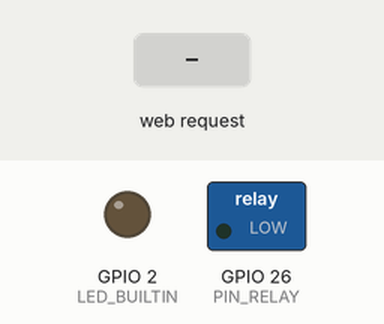
The sketch below on a simulated ESP32. Shown: switched loads named in the sketch (green lamp = pin HIGH), output pins drawn as LEDs (lit = HIGH). The test bench sets the inputs (shaded band). WiFi joins after 1.5 s; servers stay silent unless stated; what the sketch prints to the serial monitor is not drawn.

Above: at 2.7 s.
2.8 s: HTTP request GET /on received
At 3.1 s:
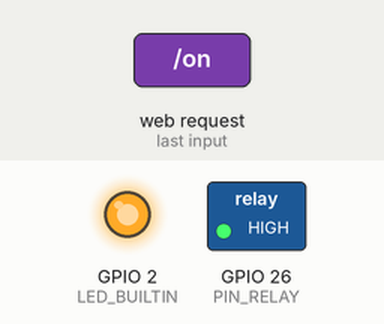
4.3 s: HTTP request GET /off received
At 5.4 s:
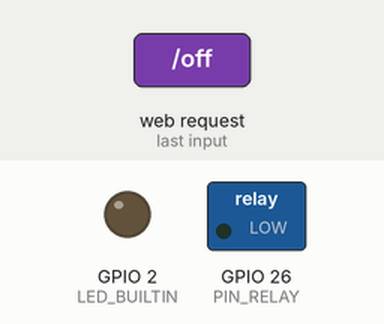
Timing chart, 0 to 7.3 s (numbered marks = the images above; inputs shaded):
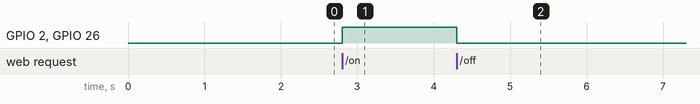

The sketch:

Servidor_Web_Cambia_Botones.ino
```cpp
#include <WiFi.h>

WiFiServer server(80);

const char* ssid = "ACNET2";
const char* password = "";

String header;  // Variable para guardar el HTTP request
const int PIN_RELAY = 26 ;   // 2

//------------------------CODIGO HTML------------------------------
String pagina = "<!DOCTYPE html>"
                "<html>"
                "<head>"
                "<meta charset='utf-8' />"
                "<title>Servidor Web ESP32</title>"
                "</head>"
                "<body>"
                "<center>"
                "<h1>Servidor Web ESP32</h1>"
                "<p><a href='/on'><button style='height:50px;width:150px;color:green'>ON</button></a></p>"
                "<p><a href='/off'><button style='height:50px;width:150px;color:red'>OFF</button></a></p>"
                "</center>"
                "</body>"
                "</html>";

String paginaOn = "<!DOCTYPE html>"
                "<html>"
                "<head>"
                "<meta charset='utf-8' />"
                "<title>Servidor Web ESP32</title>"
                "</head>"
                "<body>"
                "<center>"
                "<h1>Servidor Web ESP32</h1>"
                "<p><a href='/on'><button style='height:50px;width:150px;color:green'>Activado</button></a></p>"
                "<p><a href='/off'><button style='height:50px;width:150px;color:red'>OFF</button></a></p>"
                "</center>"
                "</body>"
                "</html>";

String paginaOff = "<!DOCTYPE html>"
                "<html>"
                "<head>"
                "<meta charset='utf-8' />"
                "<title>Servidor Web ESP32</title>"
                "</head>"
                "<body>"
                "<center>"
                "<h1>Servidor Web ESP32</h1>"
                "<p><a href='/on'><button style='height:50px;width:150px;color:green'>ON</button></a></p>"
                "<p><a href='/off'><button style='height:50px;width:150px;color:red'>Desactivado</button></a></p>"
                "</center>"
                "</body>"
                "</html>";
void setup() {
  Serial.begin(115200);
  Serial.println("");

  pinMode(PIN_RELAY, OUTPUT);
  pinMode(LED_BUILTIN, OUTPUT);
  digitalWrite(PIN_RELAY, LOW);
  digitalWrite(LED_BUILTIN, LOW);

  // Conexión WIFI
  WiFi.begin(ssid, password);
  //Cuenta hasta 500 milisegundos para preguntar nuevemante si se puede conectar
  while (WiFi.status() != WL_CONNECTED) {
    delay(500);
    Serial.print(".");
  }
  Serial.println("");
  Serial.println("WiFi conectado");
  Serial.print("SSID:  ");
  Serial.println(WiFi.SSID());
  Serial.print("ID:   ");
  Serial.println(WiFi.localIP());
  server.begin();  // iniciamos el servidor
}

void loop() {
//  WiFiClient client = server.available();  // Escucha a los clientes entrantes. Verifica si hay alguna solicitud de conexión pendiente
  // Se declara un objeto client que representa a un navegador web (o dispositivo) que se conecta al ESP32.
  WiFiClient client = server.accept();

  if (client) {   // Si se conecta un nuevo cliente
    Serial.println("NUEVO CLIENTE conectado");
    //Se inicializa una cadena vacía para leer línea por línea lo que ese cliente está pidiendo.
    String currentLine = "";
    while (client.connected()) {    // loop mientras el cliente está conectado
      if (client.available()) {     // si hay bytes para leer desde el cliente

        char c = client.read();     // lee un byte y lo elimina del buffer
        header += c;
        // si el byte es un caracter de salto de linea
        if (c == '\n') {
          // y la línea actual está vacía, significa que terminó el encabezado del mensaje HTTP, y ahora se puede responder
          if (currentLine.length() == 0) {
            client.println("HTTP/1.1 200 OK");        // la solicitud HTTP se ha procesado correctamente
            // establece el tipo de contenido que se enviará al cliente en la respuesta. En este caso se trata de una página HTML
            client.println("Content-type:text/html");
            client.println("Connection: close");      // la conexión entre el servidor y el cliente se cerrará después de enviar la respuesta
            client.println();

            //busca la primera aparición de "GET /on" y devuelve la posición donde se encuentra. Si no se encuentra devuelve -1
            if (header.indexOf("GET /on") >= 0) {
              digitalWrite(PIN_RELAY, HIGH);
              digitalWrite(LED_BUILTIN, HIGH);
              client.println(paginaOn);  // Muestra página web de encendido del pin

            } else if (header.indexOf("GET /off") >= 0) {  // busca la primera aparición de "GET /off"
              digitalWrite(PIN_RELAY, LOW);
              digitalWrite(LED_BUILTIN, LOW);

              client.println(paginaOff);  // Muestra página web de apagado del pin
            } else {

               client.println(pagina);  // Muestra página web inicial
            }

            // La respuesta HTTP debe terminar con una linea en blanco, indicando que el contenido finalizó
            client.println();

            break;    // Finaliza el procesamiento del cliente actual. No sigue leyendo más líneas
          } else {  // si tenemos una nueva linea limpiamos currentLine

          // si tenemos una nueva linea limpiamos currentLine para preparar la lectura de la próxima línea del encabezado HTTP
            currentLine = "";
          }
        } else if (c != '\r') {  // si "c" es distinto al caracter de retorno de carro
          currentLine += c;      // lo agrega al final de currentLine
        }
      }
    }
    // Limpiamos la variable header
    header = "";
    // Cerramos la conexión
    client.stop();
  }
}
```

Measured:
- after the input at 2.8 s, GPIO 2 (LED_BUILTIN), GPIO 26 (PIN_RELAY): LOW → HIGH at once
- after the input at 4.3 s, GPIO 2 (LED_BUILTIN), GPIO 26 (PIN_RELAY): HIGH → LOW at once
